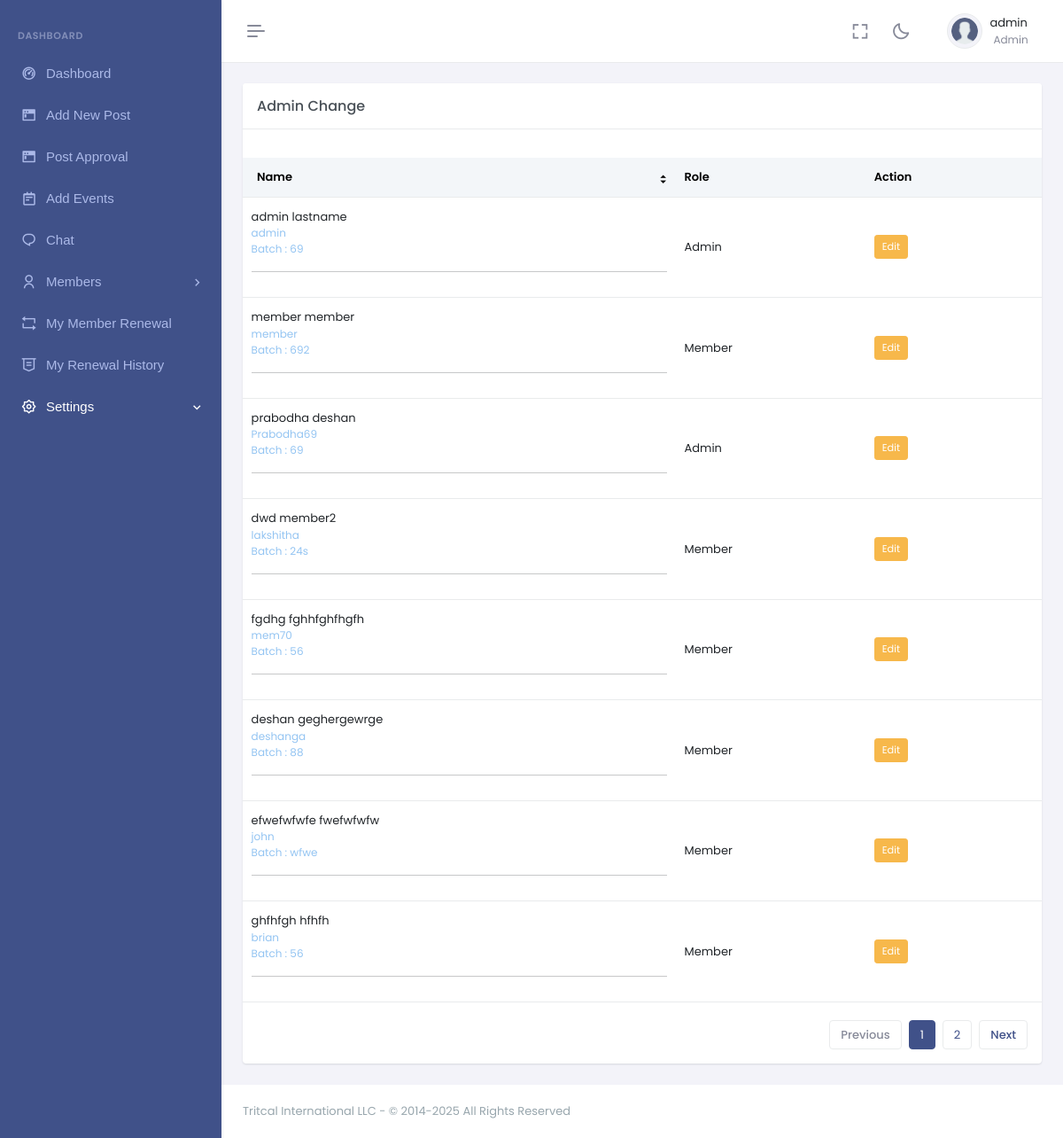
The app's page /admin_change.php (signed in) with its own data.
### tables this page shows
CREATE TABLE `members` (
  `member_id` int(11) NOT NULL,
  `member_username` varchar(255) NOT NULL,
  `member_first_name` varchar(255) NOT NULL,
  `member_last_name` varchar(255) NOT NULL,
  `member_id_no` varchar(255) NOT NULL,
  `member_batch` varchar(255) DEFAULT NULL,
  `member_address` varchar(255) DEFAULT NULL,
  `member_address_line2` varchar(255) DEFAULT NULL,
  `member_nic` varchar(255) DEFAULT NULL,
  `role` varchar(255) DEFAULT NULL,
  `member_wrokplace` varchar(255) DEFAULT NULL,
  `member_designation` varchar(255) DEFAULT NULL,
  `member_email` varchar(255) NOT NULL,
  `contact_number` varchar(100) NOT NULL,
  `profile_pic` varchar(255) DEFAULT NULL,
  `password` varchar(255) NOT NULL,
  `confirm_password` varchar(255) NOT NULL,
  `status` varchar(255) DEFAULT NULL
);

### admin_change.php (the view, shortened to what this page needs)
<!doctype html>
<html lang="en" data-layout="vertical" data-topbar="light" data-sidebar="dark" data-sidebar-size="lg"
    data-sidebar-image="none" data-preloader="disable" data-theme="default" data-theme-colors="default">
<head>
    <link href="assets/libs/sweetalert2/sweetalert2.min.css" rel="stylesheet" type="text/css" />
    <link href="assets/css/bootstrap.min.css" rel="stylesheet" type="text/css" />
    <link href="assets/css/icons.min.css" rel="stylesheet" type="text/css" />
    <link href="assets/css/app.min.css" rel="stylesheet" type="text/css" />
    <link href="assets/css/custom.min.css" rel="stylesheet" type="text/css" />
</head>
<body>
    <div id="layout-wrapper">
        <?php include './inc/admin_header.php'; ?>
        <?php include './inc/admin_sidebar.php'; ?>
        <div class="main-content">
            <div class="page-content">
                <div class="container-fluid">
                    <div class="row">
                        <div class="col-lg-12">
                            <div class="card">
                                <div class="card-header">
                                    <h4 class="card-title mb-0">Admin Change</h4>
                                </div>
                                <div class="card-body">
                                    <div class="listjs-table" id="customerList">
                                    <div class="table-responsive table-card mt-3 mb-1">
                                        <table class="table align-middle table-nowrap" id="customerTable">
                                                <thead class="table-light">
                                                    <tr>
                                                        <th class="sort" data-sort="customer_name">Name</th>
                                                        <th class="" data-sort="date">Role</th>
                                                        <th class="" data-sort="action">Action</th>
                                                    </tr>
                                                </thead>
                                                <tbody class="list form-check-all">
                                                    <?php
                                                    $sql = "SELECT * FROM members WHERE status = 1";
                                                    $result = $conn->query($sql);
                                                    if ($result && $result->num_rows > 0) {
                                                        while ($row = $result->fetch_assoc()) {
                                                            ?>
                                                            <tr>
                                                                <td class="customer_name">
                                                                    <?php echo $row['member_first_name']; ?>
                                                                    <?php echo $row['member_last_name']; ?>
                                                                    <p style="color:#93c4f2; font-size:12px;">
                                                                        <?php echo $row['member_username']; ?>
                                                                    <br>Batch : <?php echo $row['member_batch']; ?><hr>
                                                                    </p>
                                                                </td>
                                                                <td class="batch"> <?php
                                                                    if ($row['role'] == 1) {
                                                                        echo '<span>Admin</span>';
                                                                    } elseif ($row['role'] == 2) {
                                                                        echo '<span>Member</span>';
                                                                    }
                                                                    ?></td>
                                                                <td>
                                                                    <div class="d-flex gap-2">
                                                                        <div class="edit">
                                                                            <a href="change_admin.php?member_id=<?= $row['member_id'] ?>"
                                                                                class="btn btn-warning btn-sm">Edit</a>
                                                                        </div>
                                                                    </div>
                                                                </td>
                                                            </tr>
                                                            <?php
                                                        }
                                                    } else {
                                                        echo "No data found.";
                                                    }
                                                    ?>
                                                </tbody>
                                            </table>
                                        </div>
                                        <div class="d-flex justify-content-end">
                                            <div class="pagination-wrap hstack gap-2">
                                                <a class="page-item pagination-prev disabled"
                                                    href="javascript:void(0);">
                                                    Previous
                                                </a>
                                                <ul class="pagination listjs-pagination mb-0"></ul>
                                                <a class="page-item pagination-next" href="javascript:void(0);">
                                                    Next
                                                </a>
                                            </div>
                                        </div>
                                    </div>
                                </div>
                            </div>
                        </div>
                    </div>
                </div>
            </div>
            <?php include './inc/dash_footer.php'; ?>
        </div>
</body>
</html>

### records on screen
members: member_first_name "admin", member_last_name "lastname", member_username "admin", member_batch "69", role "Admin"
members: member_first_name "member", member_last_name "member", member_username "member", member_batch "692", role "Member"
members: member_first_name "prabodha", member_last_name "deshan", member_username "Prabodha69", member_batch "69", role "Admin"
members: member_first_name "dwd", member_last_name "member2", member_username "lakshitha", member_batch "24s", role "Member"
members: member_first_name "fgdhg", member_last_name "fghhfghfhgfh", member_username "mem70", member_batch "56", role "Member"
members: member_first_name "deshan", member_last_name "geghergewrge", member_username "deshanga", member_batch "88", role "Member"
members: member_first_name "efwefwfwfe", member_last_name "fwefwfwfw", member_username "john", member_batch "wfwe", role "Member"
members: member_first_name "ghfhfgh", member_last_name "hfhfh", member_username "brian", member_batch "56", role "Member"

### other values on screen
$_SESSION['member_username'] "admin"
